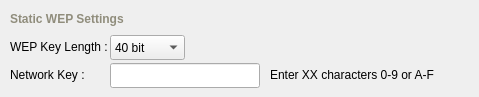
            <widget class="QWidget" name="staticWEPpage" >
             <widget class="QLabel" name="WirelessNetworkLabel_5" >
              <property name="geometry" >
               <rect>
                <x>10</x>
                <y>10</y>
                <width>460</width>
                <height>18</height>
               </rect>
              </property>
              <property name="minimumSize" >
               <size>
                <width>460</width>
                <height>18</height>
               </size>
              </property>
              <property name="maximumSize" >
               <size>
                <width>460</width>
                <height>18</height>
               </size>
              </property>
              <property name="palette" >
               <palette>
                <active>
                 <colorrole role="WindowText" >
                  <brush brushstyle="SolidPattern" >
                   <color alpha="255" >
                    <red>144</red>
                    <green>141</green>
                    <blue>124</blue>
                   </color>
                  </brush>
                 </colorrole>
                </active>
                <inactive>
                 <colorrole role="WindowText" >
                  <brush brushstyle="SolidPattern" >
                   <color alpha="255" >
                    <red>144</red>
                    <green>141</green>
                    <blue>124</blue>
                   </color>
                  </brush>
                 </colorrole>
                </inactive>
                <disabled>
                 <colorrole role="WindowText" >
                  <brush brushstyle="SolidPattern" >
                   <color alpha="255" >
                    <red>119</red>
                    <green>119</green>
                    <blue>119</blue>
                   </color>
                  </brush>
                 </colorrole>
                </disabled>
               </palette>
              </property>
              <property name="font" >
               <font>
                <pointsize>9</pointsize>
                <weight>75</weight>
                <bold>true</bold>
               </font>
              </property>
              <property name="lineWidth" >
               <number>0</number>
              </property>
              <property name="text" >
               <string>Static WEP Settings</string>
              </property>
              <property name="alignment" >
               <set>Qt::AlignLeading|Qt::AlignLeft|Qt::AlignVCenter</set>
              </property>
              <property name="margin" >
               <number>0</number>
              </property>
              <property name="indent" >
               <number>0</number>
              </property>
             </widget>
             <widget class="QLabel" name="label_10" >
              <property name="geometry" >
               <rect>
                <x>10</x>
                <y>66</y>
                <width>100</width>
                <height>18</height>
               </rect>
              </property>
              <property name="minimumSize" >
               <size>
                <width>100</width>
                <height>18</height>
               </size>
              </property>
              <property name="maximumSize" >
               <size>
                <width>100</width>
                <height>18</height>
               </size>
              </property>
              <property name="palette" >
               <palette>
                <active>
                 <colorrole role="WindowText" >
                  <brush brushstyle="SolidPattern" >
                   <color alpha="255" >
                    <red>0</red>
                    <green>0</green>
                    <blue>0</blue>
                   </color>
                  </brush>
                 </colorrole>
                </active>
                <inactive>
                 <colorrole role="WindowText" >
                  <brush brushstyle="SolidPattern" >
                   <color alpha="255" >
                    <red>0</red>
                    <green>0</green>
                    <blue>0</blue>
                   </color>
                  </brush>
                 </colorrole>
                </inactive>
                <disabled>
                 <colorrole role="WindowText" >
                  <brush brushstyle="SolidPattern" >
                   <color alpha="255" >
                    <red>119</red>
                    <green>119</green>
                    <blue>119</blue>
                   </color>
                  </brush>
                 </colorrole>
                </disabled>
               </palette>
              </property>
              <property name="lineWidth" >
               <number>0</number>
              </property>
              <property name="text" >
               <string>Network Key :</string>
              </property>
              <property name="indent" >
               <number>0</number>
              </property>
             </widget>
             <widget class="QLabel" name="wepkeylabel" >
              <property name="geometry" >
               <rect>
                <x>10</x>
                <y>38</y>
                <width>100</width>
                <height>18</height>
               </rect>
              </property>
              <property name="minimumSize" >
               <size>
                <width>100</width>
                <height>18</height>
               </size>
              </property>
              <property name="maximumSize" >
               <size>
                <width>100</width>
                <height>18</height>
               </size>
              </property>
              <property name="palette" >
               <palette>
                <active>
                 <colorrole role="WindowText" >
                  <brush brushstyle="SolidPattern" >
                   <color alpha="255" >
                    <red>0</red>
                    <green>0</green>
                    <blue>0</blue>
                   </color>
                  </brush>
                 </colorrole>
                </active>
                <inactive>
                 <colorrole role="WindowText" >
                  <brush brushstyle="SolidPattern" >
                   <color alpha="255" >
                    <red>0</red>
                    <green>0</green>
                    <blue>0</blue>
                   </color>
                  </brush>
                 </colorrole>
                </inactive>
                <disabled>
                 <colorrole role="WindowText" >
                  <brush brushstyle="SolidPattern" >
                   <color alpha="255" >
                    <red>119</red>
                    <green>119</green>
                    <blue>119</blue>
                   </color>
                  </brush>
                 </colorrole>
                </disabled>
               </palette>
              </property>
              <property name="lineWidth" >
               <number>0</number>
              </property>
              <property name="text" >
               <string>WEP Key Length :</string>
              </property>
              <property name="indent" >
               <number>0</number>
              </property>
             </widget>
             <widget class="QComboBox" name="wepKeyLength" >
              <property name="geometry" >
               <rect>
                <x>110</x>
                <y>35</y>
                <width>75</width>
                <height>25</height>
               </rect>
              </property>
              <property name="minimumSize" >
               <size>
                <width>75</width>
                <height>25</height>
               </size>
              </property>
              <property name="maximumSize" >
               <size>
                <width>75</width>
                <height>25</height>
               </size>
              </property>
              <item>
               <property name="text" >
                <string>40 bit</string>
               </property>
              </item>
              <item>
               <property name="text" >
                <string>104 bit</string>
               </property>
              </item>
             </widget>
             <widget class="QLabel" name="hexCharsLabel" >
              <property name="geometry" >
               <rect>
                <x>270</x>
                <y>66</y>
                <width>180</width>
                <height>18</height>
               </rect>
              </property>
              <property name="minimumSize" >
               <size>
                <width>180</width>
                <height>18</height>
               </size>
              </property>
              <property name="maximumSize" >
               <size>
                <width>180</width>
                <height>18</height>
               </size>
              </property>
              <property name="palette" >
               <palette>
                <active>
                 <colorrole role="WindowText" >
                  <brush brushstyle="SolidPattern" >
                   <color alpha="255" >
                    <red>0</red>
                    <green>0</green>
                    <blue>0</blue>
                   </color>
                  </brush>
                 </colorrole>
                </active>
                <inactive>
                 <colorrole role="WindowText" >
                  <brush brushstyle="SolidPattern" >
                   <color alpha="255" >
                    <red>0</red>
                    <green>0</green>
                    <blue>0</blue>
                   </color>
                  </brush>
                 </colorrole>
                </inactive>
                <disabled>
                 <colorrole role="WindowText" >
                  <brush brushstyle="SolidPattern" >
                   <color alpha="255" >
                    <red>119</red>
                    <green>119</green>
                    <blue>119</blue>
                   </color>
                  </brush>
                 </colorrole>
                </disabled>
               </palette>
              </property>
              <property name="lineWidth" >
               <number>0</number>
              </property>
              <property name="text" >
               <string>Enter XX characters 0-9 or A-F</string>
              </property>
              <property name="indent" >
               <number>0</number>
              </property>
             </widget>
             <widget class="QLineEdit" name="wepKeyEdit" >
              <property name="geometry" >
               <rect>
                <x>110</x>
                <y>63</y>
                <width>150</width>
                <height>25</height>
               </rect>
              </property>
              <property name="minimumSize" >
               <size>
                <width>150</width>
                <height>25</height>
               </size>
              </property>
              <property name="maximumSize" >
               <size>
                <width>150</width>
                <height>25</height>
               </size>
              </property>
              <property name="maxLength" >
               <number>26</number>
              </property>
             </widget>
            </widget>
